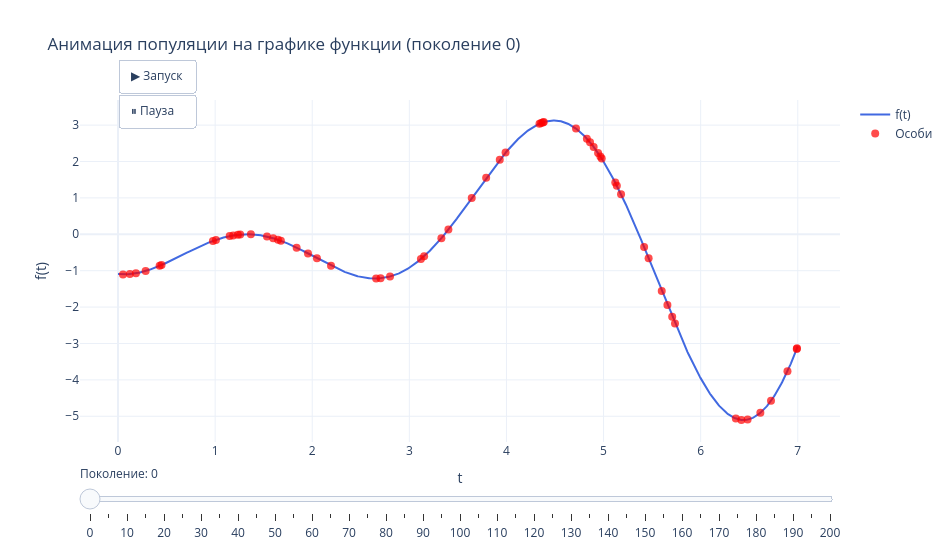

Here is the notebook cell this chart was saved with:
### Markdown cell above
## 7. Анимация популяции на графике функции

### Code cell
history = result["population_history"]
n_frames = len(history)
step = max(1, n_frames // 40)
frame_indices = list(range(0, n_frames, step))
if frame_indices[-1] != n_frames - 1:
    frame_indices.append(n_frames - 1)

frames = []
for i in frame_indices:
    t_pop = history[i]
    f_pop = target_function(t_pop)
    frames.append(go.Frame(
        data=[
            go.Scatter(x=t_dense, y=f_dense, mode="lines",
                       line=dict(color="royalblue", width=2), name="f(t)"),
            go.Scatter(x=t_pop, y=f_pop, mode="markers",
                       marker=dict(color="red", size=8, opacity=0.7),
                       name="Особи")
        ],
        name=str(i),
        layout=go.Layout(title_text=f"Популяция — поколение {i}")
    ))

t_init = history[0]
f_init = target_function(t_init)

fig = go.Figure(
    data=[
        go.Scatter(x=t_dense, y=f_dense, mode="lines",
                   line=dict(color="royalblue", width=2), name="f(t)"),
        go.Scatter(x=t_init, y=f_init, mode="markers",
                   marker=dict(color="red", size=8, opacity=0.7),
                   name="Особи")
    ],
    frames=frames,
)

slider_steps = [
    dict(args=[[str(i)], dict(frame=dict(duration=200, redraw=True), mode="immediate")],
         label=str(i), method="animate")
    for i in frame_indices
]

fig.update_layout(
    title="Анимация популяции на графике функции (поколение 0)",
    xaxis_title="t", yaxis_title="f(t)",
    template="plotly_white", width=950, height=550,
    updatemenus=[dict(
        type="buttons", showactive=False,
        x=0.05, y=1.12, xanchor="left",
        buttons=[
            dict(label="▶ Запуск", method="animate",
                 args=[None, dict(frame=dict(duration=200, redraw=True),
                                  fromcurrent=True, mode="immediate")]),
            dict(label="⏸ Пауза", method="animate",
                 args=[[None], dict(frame=dict(duration=0, redraw=False),
                                    mode="immediate")])
        ]
    )],
    sliders=[dict(active=0, steps=slider_steps, currentvalue=dict(prefix="Поколение: "))]
)
fig.write_html(str(OUTPUTS / "03_population_animation.html"))
fig.show()

### Figure 1 — Plotly figure (JSON) as saved in the notebook; plotly's stock layout.template omitted (floating-point values rounded to 4 significant figures; data arrays with more than 128 entries replaced by an {"elided": "..."} marker saying what was removed)
{"data": [{"line": {"color": "royalblue", "width": 2}, "mode": "lines", "name": "f(t)", "type": "scatter", "x": {"elided": "1000 float values"}, "y": {"elided": "1000 float values"}}, {"marker": {"color": "red", "opacity": 0.7, "size": 8}, "mode": "markers", "name": "Особи", "type": "scatter", "x": [1.677, 4.898, 3.152, 3.33, 4.944, 5.658, 2.703, 1.598, 0.1843, 4.357, 1.647, 5.18, 2.193, 6.894, 4.716, 6.992, 3.402, 1.15, 6.99, 5.137, 0.4285, 4.375, 6.724, 4.968, 3.991, 6.483, 5.418, 1.839, 6.615, 0.4478, 0.1219, 5.736, 0.05126, 0.2843, 4.981, 3.643, 1.008, 1.186, 2.801, 6.42, 1.234, 2.048, 3.119, 1.534, 0.9773, 4.828, 4.34, 5.599, 5.464, 4.384, 5.707, 1.956, 1.258, 3.791, 6.362, 4.861, 3.931, 2.658, 1.368, 5.121], "y": [-0.1785, 2.402, -0.6032, -0.1062, 2.232, -1.944, -1.208, -0.1075, -1.072, 3.057, -0.1499, 1.102, -0.8617, -3.761, 2.904, -3.134, 0.1285, -0.04934, -3.152, 1.336, -0.867, 3.074, -4.575, 2.136, 2.244, -5.092, -0.3503, -0.3666, -4.906, -0.8447, -1.094, -2.449, -1.102, -1.008, 2.079, 0.9945, -0.1543, -0.03125, -1.16, -5.1, -0.01324, -0.6585, -0.6809, -0.06195, -0.184, 2.628, 3.038, -1.556, -0.6565, 3.083, -2.265, -0.5268, -0.006881, 1.551, -5.062, 2.528, 2.048, -1.215, -0.0005305, 1.42]}], "layout": {"height": 550, "sliders": [{"active": 0, "currentvalue": {"prefix": "Поколение: "}, "steps": [{"args": [["0"], {"frame": {"duration": 200, "redraw": true}, "mode": "immediate"}], "label": "0", "method": "animate"}, {"args": [["5"], {"frame": {"duration": 200, "redraw": true}, "mode": "immediate"}], "label": "5", "method": "animate"}, {"args": [["10"], {"frame": {"duration": 200, "redraw": true}, "mode": "immediate"}], "label": "10", "method": "animate"}, {"args": [["15"], {"frame": {"duration": 200, "redraw": true}, "mode": "immediate"}], "label": "15", "method": "animate"}, {"args": [["20"], {"frame": {"duration": 200, "redraw": true}, "mode": "immediate"}], "label": "20", "method": "animate"}, {"args": [["25"], {"frame": {"duration": 200, "redraw": true}, "mode": "immediate"}], "label": "25", "method": "animate"}, {"args": [["30"], {"frame": {"duration": 200, "redraw": true}, "mode": "immediate"}], "label": "30", "method": "animate"}, {"args": [["35"], {"frame": {"duration": 200, "redraw": true}, "mode": "immediate"}], "label": "35", "method": "animate"}, {"args": [["40"], {"frame": {"duration": 200, "redraw": true}, "mode": "immediate"}], "label": "40", "method": "animate"}, {"args": [["45"], {"frame": {"duration": 200, "redraw": true}, "mode": "immediate"}], "label": "45", "method": "animate"}, {"args": [["50"], {"frame": {"duration": 200, "redraw": true}, "mode": "immediate"}], "label": "50", "method": "animate"}, {"args": [["55"], {"frame": {"duration": 200, "redraw": true}, "mode": "immediate"}], "label": "55", "method": "animate"}, {"args": [["60"], {"frame": {"duration": 200, "redraw": true}, "mode": "immediate"}], "label": "60", "method": "animate"}, {"args": [["65"], {"frame": {"duration": 200, "redraw": true}, "mode": "immediate"}], "label": "65", "method": "animate"}, {"args": [["70"], {"frame": {"duration": 200, "redraw": true}, "mode": "immediate"}], "label": "70", "method": "animate"}, {"args": [["75"], {"frame": {"duration": 200, "redraw": true}, "mode": "immediate"}], "label": "75", "method": "animate"}, {"args": [["80"], {"frame": {"duration": 200, "redraw": true}, "mode": "immediate"}], "label": "80", "method": "animate"}, {"args": [["85"], {"frame": {"duration": 200, "redraw": true}, "mode": "immediate"}], "label": "85", "method": "animate"}, {"args": [["90"], {"frame": {"duration": 200, "redraw": true}, "mode": "immediate"}], "label": "90", "method": "animate"}, {"args": [["95"], {"frame": {"duration": 200, "redraw": true}, "mode": "immediate"}], "label": "95", "method": "animate"}, {"args": [["100"], {"frame": {"duration": 200, "redraw": true}, "mode": "immediate"}], "label": "100", "method": "animate"}, {"args": [["105"], {"frame": {"duration": 200, "redraw": true}, "mode": "immediate"}], "label": "105", "method": "animate"}, {"args": [["110"], {"frame": {"duration": 200, "redraw": true}, "mode": "immediate"}], "label": "110", "method": "animate"}, {"args": [["115"], {"frame": {"duration": 200, "redraw": true}, "mode": "immediate"}], "label": "115", "method": "animate"}, {"args": [["120"], {"frame": {"duration": 200, "redraw": true}, "mode": "immediate"}], "label": "120", "method": "animate"}, {"args": [["125"], {"frame": {"duration": 200, "redraw": true}, "mode": "immediate"}], "label": "125", "method": "animate"}, {"args": [["130"], {"frame": {"duration": 200, "redraw": true}, "mode": "immediate"}], "label": "130", "method": "animate"}, {"args": [["135"], {"frame": {"duration": 200, "redraw": true}, "mode": "immediate"}], "label": "135", "method": "animate"}, {"args": [["140"], {"frame": {"duration": 200, "redraw": true}, "mode": "immediate"}], "label": "140", "method": "animate"}, {"args": [["145"], {"frame": {"duration": 200, "redraw": true}, "mode": "immediate"}], "label": "145", "method": "animate"}, {"args": [["150"], {"frame": {"duration": 200, "redraw": true}, "mode": "immediate"}], "label": "150", "method": "animate"}, {"args": [["155"], {"frame": {"duration": 200, "redraw": true}, "mode": "immediate"}], "label": "155", "method": "animate"}, {"args": [["160"], {"frame": {"duration": 200, "redraw": true}, "mode": "immediate"}], "label": "160", "method": "animate"}, {"args": [["165"], {"frame": {"duration": 200, "redraw": true}, "mode": "immediate"}], "label": "165", "method": "animate"}, {"args": [["170"], {"frame": {"duration": 200, "redraw": true}, "mode": "immediate"}], "label": "170", "method": "animate"}, {"args": [["175"], {"frame": {"duration": 200, "redraw": true}, "mode": "immediate"}], "label": "175", "method": "animate"}, {"args": [["180"], {"frame": {"duration": 200, "redraw": true}, "mode": "immediate"}], "label": "180", "method": "animate"}, {"args": [["185"], {"frame": {"duration": 200, "redraw": true}, "mode": "immediate"}], "label": "185", "method": "animate"}, {"args": [["190"], {"frame": {"duration": 200, "redraw": true}, "mode": "immediate"}], "label": "190", "method": "animate"}, {"args": [["195"], {"frame": {"duration": 200, "redraw": true}, "mode": "immediate"}], "label": "195", "method": "animate"}, {"args": [["200"], {"frame": {"duration": 200, "redraw": true}, "mode": "immediate"}], "label": "200", "method": "animate"}]}], "title": {"text": "Анимация популяции на графике функции (поколение 0)"}, "updatemenus": [{"buttons": [{"args": [null, {"frame": {"duration": 200, "redraw": true}, "fromcurrent": true, "mode": "immediate"}], "label": "▶ Запуск", "method": "animate"}, {"args": [[null], {"frame": {"duration": 0, "redraw": false}, "mode": "immediate"}], "label": "⏸ Пауза", "method": "animate"}], "showactive": false, "type": "buttons", "x": 0.05, "xanchor": "left", "y": 1.12}], "width": 950, "xaxis": {"title": {"text": "t"}}, "yaxis": {"title": {"text": "f(t)"}}}}
